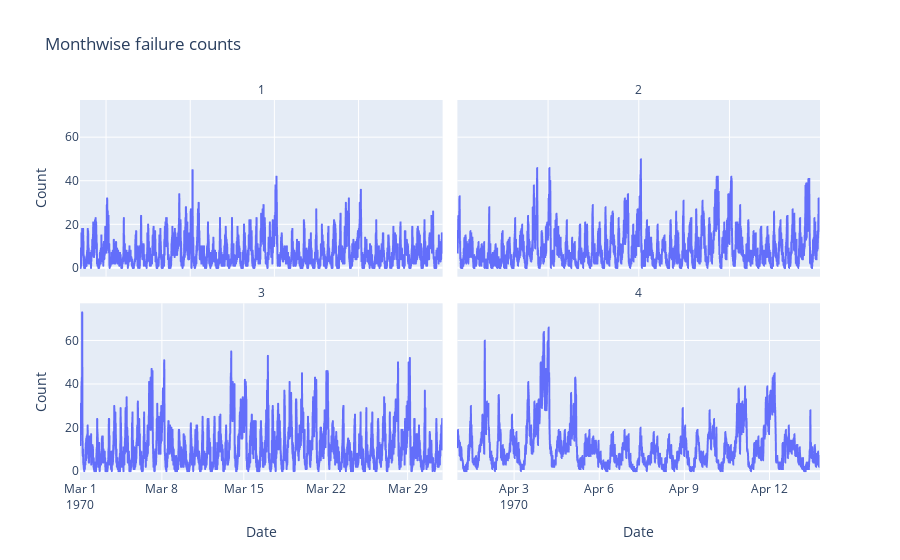

Source (notebook cell):
### Markdown cell above
The above plot shows us the trend of failures over a 4 month period. The data is aggregated on a 15 min window. I choose plotly to visualize this data as one can zoom in and observe the plot. Through the plot, we can see that there is a bit of cyclicity in the number of failures, but we cannot really say if it is seasonal. The number of failures seem to be increasing after the 2nd month, with the biggest peak on March 1st.

### Code cell
#The plot below is interactive
fig = px.line(x = c2['Time'],y = c2['Count'], facet_col=c2['Month'], facet_col_wrap=2, title = 'Monthwise failure counts',
             labels={"y": "Count","x": "Date"})
fig.for_each_annotation(lambda a: a.update(text=a.text.split("=")[-1]))
fig.update_xaxes(matches=None)
fig.show()

### Figure 1 — Plotly figure (JSON) as saved in the notebook; plotly's stock layout.template omitted (floating-point values rounded to 4 significant figures; data arrays with more than 128 entries replaced by an {"elided": "..."} marker saying what was removed)
{"data": [{"hovertemplate": "facet_col=1<br>Date=%{x}<br>Count=%{y}<extra></extra>", "legendgroup": "", "line": {"color": "#636efa", "dash": "solid"}, "marker": {"symbol": "circle"}, "mode": "lines", "name": "", "showlegend": false, "type": "scattergl", "x": {"elided": "2896 str values"}, "xaxis": "x3", "y": {"elided": "2896 int values"}, "yaxis": "y3"}, {"hovertemplate": "facet_col=2<br>Date=%{x}<br>Count=%{y}<extra></extra>", "legendgroup": "", "line": {"color": "#636efa", "dash": "solid"}, "marker": {"symbol": "circle"}, "mode": "lines", "name": "", "showlegend": false, "type": "scattergl", "x": {"elided": "2688 str values"}, "xaxis": "x4", "y": {"elided": "2688 int values"}, "yaxis": "y4"}, {"hovertemplate": "facet_col=3<br>Date=%{x}<br>Count=%{y}<extra></extra>", "legendgroup": "", "line": {"color": "#636efa", "dash": "solid"}, "marker": {"symbol": "circle"}, "mode": "lines", "name": "", "showlegend": false, "type": "scattergl", "x": {"elided": "2976 str values"}, "xaxis": "x", "y": {"elided": "2976 int values"}, "yaxis": "y"}, {"hovertemplate": "facet_col=4<br>Date=%{x}<br>Count=%{y}<extra></extra>", "legendgroup": "", "line": {"color": "#636efa", "dash": "solid"}, "marker": {"symbol": "circle"}, "mode": "lines", "name": "", "showlegend": false, "type": "scattergl", "x": {"elided": "1228 str values"}, "xaxis": "x2", "y": {"elided": "1228 int values"}, "yaxis": "y2"}], "layout": {"annotations": [{"font": {}, "showarrow": false, "text": "3", "x": 0.245, "xanchor": "center", "xref": "paper", "y": 0.465, "yanchor": "bottom", "yref": "paper"}, {"font": {}, "showarrow": false, "text": "4", "x": 0.755, "xanchor": "center", "xref": "paper", "y": 0.465, "yanchor": "bottom", "yref": "paper"}, {"font": {}, "showarrow": false, "text": "1", "x": 0.245, "xanchor": "center", "xref": "paper", "y": 1.0, "yanchor": "bottom", "yref": "paper"}, {"font": {}, "showarrow": false, "text": "2", "x": 0.755, "xanchor": "center", "xref": "paper", "y": 1.0, "yanchor": "bottom", "yref": "paper"}], "legend": {"tracegroupgap": 0}, "title": {"text": "Monthwise failure counts"}, "xaxis": {"anchor": "y", "domain": [0, 0.49], "title": {"text": "Date"}}, "xaxis2": {"anchor": "y2", "domain": [0.51, 1], "title": {"text": "Date"}}, "xaxis3": {"anchor": "y3", "domain": [0, 0.49], "showticklabels": false}, "xaxis4": {"anchor": "y4", "domain": [0.51, 1], "showticklabels": false}, "yaxis": {"anchor": "x", "domain": [0, 0.465], "title": {"text": "Count"}}, "yaxis2": {"anchor": "x2", "domain": [0, 0.465], "matches": "y", "showticklabels": false}, "yaxis3": {"anchor": "x3", "domain": [0.535, 1.0], "matches": "y", "title": {"text": "Count"}}, "yaxis4": {"anchor": "x4", "domain": [0.535, 1.0], "matches": "y", "showticklabels": false}}}
